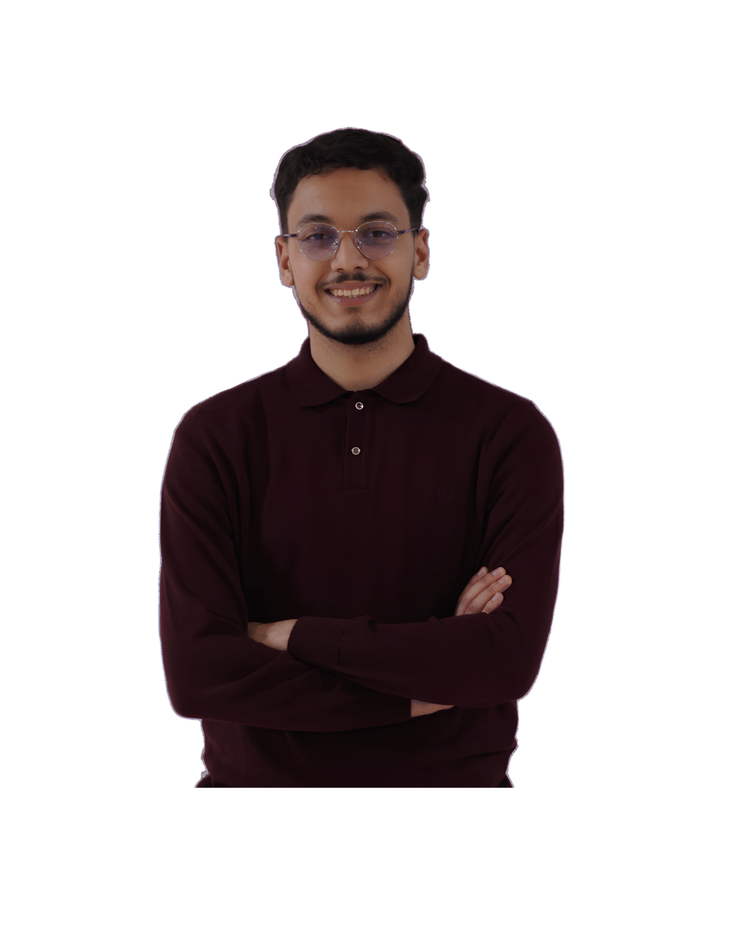
#> input picture public_html/images/Design sans titre.png, 751 x 939 px, shrunk from 1080 x 1350 before the run, found by its file name
$ python remove_bg.py
#> lines starting #> are read from the running program, lines starting #| are printed output that depends on the picture; after the words box and inside, x2 and y2 are one past the last pixel; in counts of white or black regions, pixels touching at a corner belong together
import cv2
import numpy as np
from PIL import Image
from scipy.spatial import cKDTree

def remove_background_and_crop(input_path, output_path):
#> called with input_path = 'public/images/Design sans titre.png', output_path = 'public/images/taha_clean.png'
    img = cv2.imread(input_path)
#> img is the input picture: shape (939, 751, 3); mean B, G, R 194.8, 194.4, 199.5
    img_rgb = cv2.cvtColor(img, cv2.COLOR_BGR2RGB).astype(np.float32)
    h, w, _ = img.shape
#> h = 939; w = 751

    # 1. Connected Component / FloodFill background mask from edges
    is_white = np.all(img_rgb >= 250.0, axis=2).astype(np.uint8)
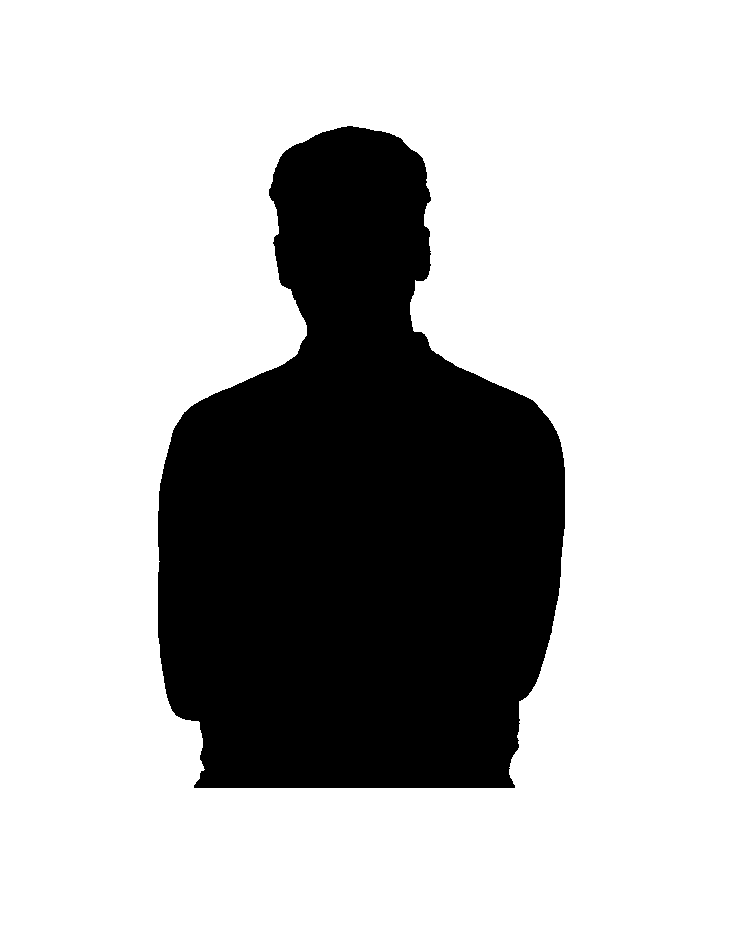
#> is_white: shape (939, 751); values 0 (black) and 1 (white), 73.5% white; 1 black region, box (x1, y1, x2, y2) and area: (158, 126, 565, 788) 186712

    flood_mask = np.zeros((h + 2, w + 2), dtype=np.uint8)
    bg_mask = np.zeros((h, w), dtype=np.uint8)

    for x in range(w):
        if is_white[0, x] and not bg_mask[0, x]:
            cv2.floodFill(is_white, flood_mask, (x, 0), 2)
        if is_white[h-1, x] and not bg_mask[h-1, x]:
            cv2.floodFill(is_white, flood_mask, (x, h-1), 2)
    for y in range(h):
        if is_white[y, 0] and not bg_mask[y, 0]:
            cv2.floodFill(is_white, flood_mask, (0, y), 2)
        if is_white[y, w-1] and not bg_mask[y, w-1]:
            cv2.floodFill(is_white, flood_mask, (w-1, y), 2)

    bg_mask = (is_white == 2).astype(np.uint8) * 255
    raw_fg = (bg_mask == 0).astype(np.uint8) * 255

    # 2. Trimap generation
    kernel = cv2.getStructuringElement(cv2.MORPH_ELLIPSE, (5, 5))
#> kernel = [[0, 0, 1, 0, 0], [1, 1, 1, 1, 1], [1, 1, 1, 1, 1], [1, 1, 1, 1, 1], [0, 0, 1, 0, 0]]
    definite_fg = cv2.erode(raw_fg, kernel, iterations=2)
#> definite_fg: shape (939, 751); 25.3% white; 1 white region, box (x1, y1, x2, y2) and area: (162, 130, 561, 784) 178632
    definite_bg = cv2.dilate(bg_mask, kernel, iterations=1)
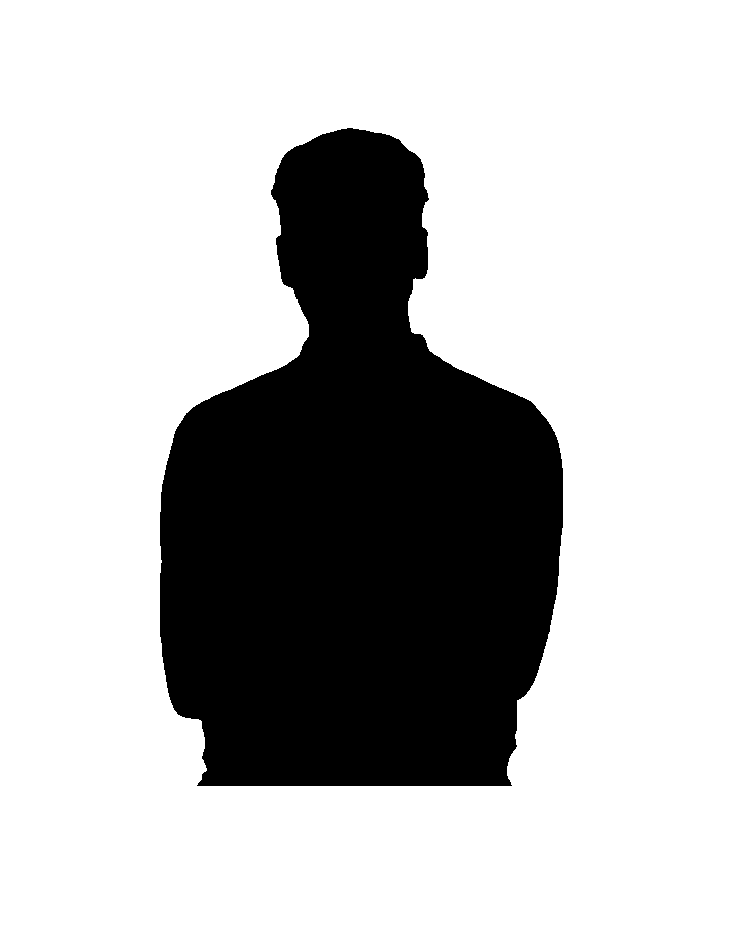
#> definite_bg: shape (939, 751); 74.1% white; 1 black region, box (x1, y1, x2, y2) and area: (160, 128, 563, 786) 182643

    fg_y, fg_x = np.where(definite_fg > 0)
    fg_coords = np.column_stack([fg_y, fg_x])
#> fg_coords = 178632 pairs, first value 130 to 783, second value 162 to 560
    fg_colors = img_rgb[fg_y, fg_x]

    unknown_mask = (definite_fg == 0) & (definite_bg < 255)
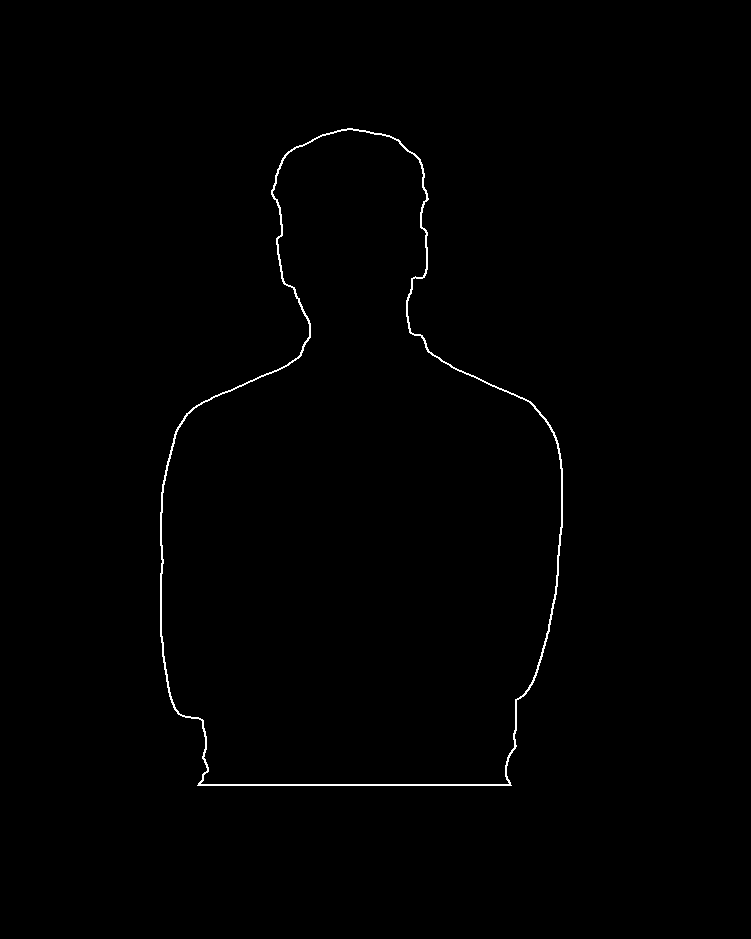
#> unknown_mask: shape (939, 751) bool; 0.57% white in thin lines or dots, all inside (x1, y1, x2, y2) = (160, 128, 563, 786)
    unk_y, unk_x = np.where(unknown_mask)
#> unk_y = 4011 values from 128 to 785; unk_x = 4011 values, max 562 at index 1975, min 160 at index 2153, mean 355.9

    tree = cKDTree(fg_coords)
    _, nearest_idx = tree.query(np.column_stack([unk_y, unk_x]))
#> nearest_idx = 4011 values, max 178631 at index 3376, min 0 at index 0, mean 83562.3

    nearest_F = fg_colors[nearest_idx]
    observed_C = img_rgb[unk_y, unk_x]

    B = np.array([255.0, 255.0, 255.0], dtype=np.float32)
    V = nearest_F - B
    U = observed_C - B

    dot_uv = np.sum(U * V, axis=1)
#> dot_uv = 4011 values, max 177883 at index 1135, min 25323 at index 3325, mean 127897.4
    dot_vv = np.sum(V * V, axis=1) + 1e-6
#> dot_vv = 4011 values, max 184037 at index 1125, min 21747 at index 3318, mean 140498
    alpha = np.clip(dot_uv / dot_vv, 0.0, 1.0)
#> alpha = 4011 values, max 1 at index 34, min 0.388 at index 1119, mean 0.906
    alpha[alpha < 0.08] = 0.0

    alpha_expanded = alpha[:, np.newaxis]
#> alpha_expanded has the same summary as alpha
    unmixed = (observed_C - (1.0 - alpha_expanded) * B) / np.maximum(alpha_expanded, 0.1)
    unmixed = np.clip(unmixed, 0.0, 255.0)

    blend_weight = np.clip((alpha_expanded - 0.08) / 0.25, 0.0, 1.0)
#> blend_weight = 4011 values from 1 to 1
    clean_F = blend_weight * unmixed + (1.0 - blend_weight) * nearest_F

    # Base RGBA before color grading
    base_rgb = np.zeros_like(img_rgb)
    base_alpha = np.zeros((h, w), dtype=np.float32)

    base_rgb[definite_fg > 0] = img_rgb[definite_fg > 0]
    base_alpha[definite_fg > 0] = 1.0

    base_rgb[unk_y, unk_x] = clean_F
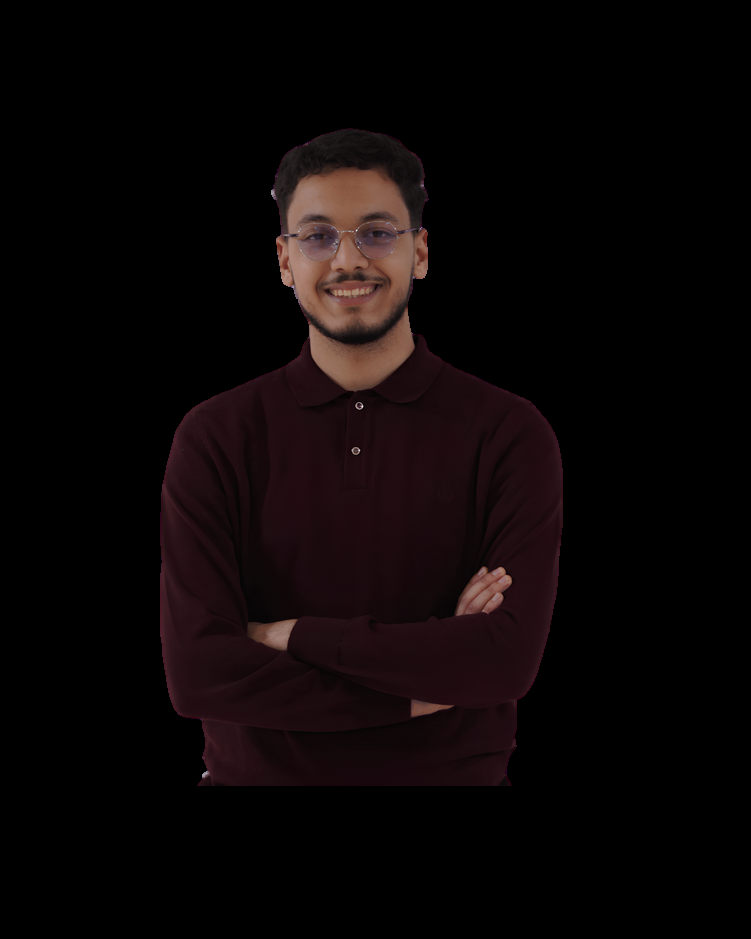
#> base_rgb: shape (939, 751, 3) float32; mean R, G, B 11, 5.9, 6.3
    base_alpha[unk_y, unk_x] = alpha

    # 4. Professional Studio Lighting & Color Grading
    c_norm = base_rgb / 255.0

    # Lift midtones with gamma curve
    gamma = 0.73
    c_lifted = np.power(c_norm, gamma)

    # Exposure boost (+18%)
    c_lifted = c_lifted * 1.18

    # Punchy contrast around anchor 0.38
    c_contrast = 0.38 + (c_lifted - 0.38) * 1.14
    c_contrast = np.clip(c_contrast * 255.0, 0, 255).astype(np.uint8)

    # Vibrant, warm skin tone enhancement
    hsv = cv2.cvtColor(c_contrast, cv2.COLOR_RGB2HSV).astype(np.float32)
    hsv[:, :, 1] = np.clip(hsv[:, :, 1] * 1.22, 0, 255)
    c_warm = cv2.cvtColor(hsv.astype(np.uint8), cv2.COLOR_HSV2RGB).astype(np.float32) / 255.0

    # Studio unsharp mask (clarity & sharpness)
    blurred = cv2.GaussianBlur(c_warm, (0, 0), 1.6)
    c_sharp = cv2.addWeighted(c_warm, 1.38, blurred, -0.38, 0)
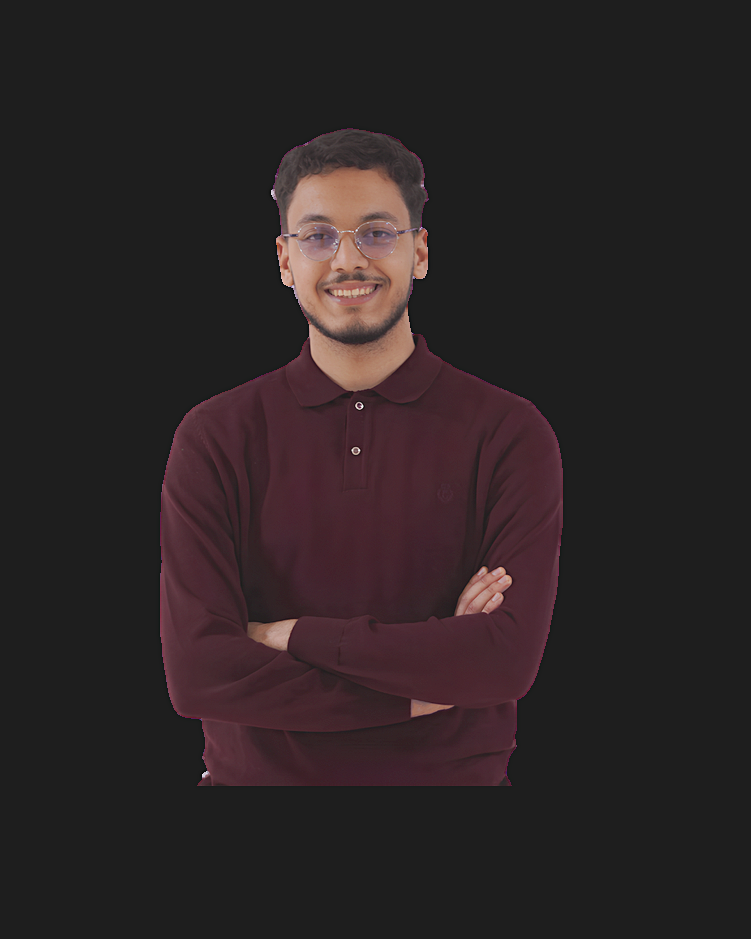
#> c_sharp: shape (939, 751, 3) float32; mean R, G, B 0.0751, 0.0319, 0.0373; drawn with min black and max white
    c_final = np.clip(c_sharp * 255.0, 0, 255).astype(np.uint8)

    final_rgba = np.dstack([c_final, (base_alpha * 255.0).astype(np.uint8)])
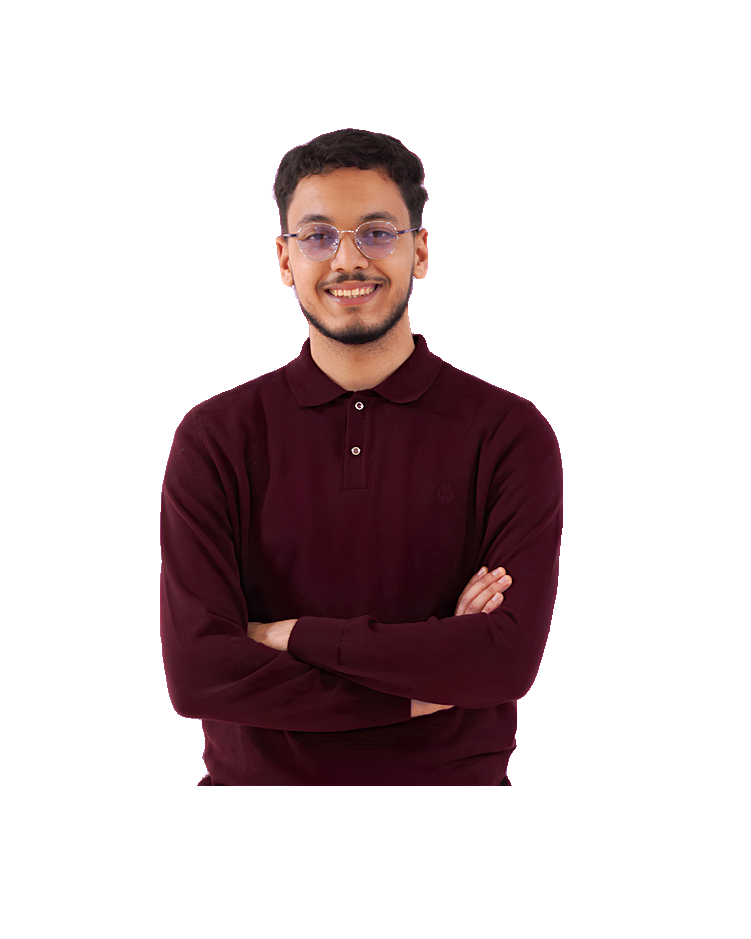
#> final_rgba: shape (939, 751, 4); mean R, G, B, A 19.1, 8, 9.4, 65.9; transparent parts drawn white

    pil_img = Image.fromarray(final_rgba, mode='RGBA')
    bbox = pil_img.getbbox()
#> bbox = (160, 128, 563, 786)
    if bbox:
        cropped = pil_img.crop(bbox)
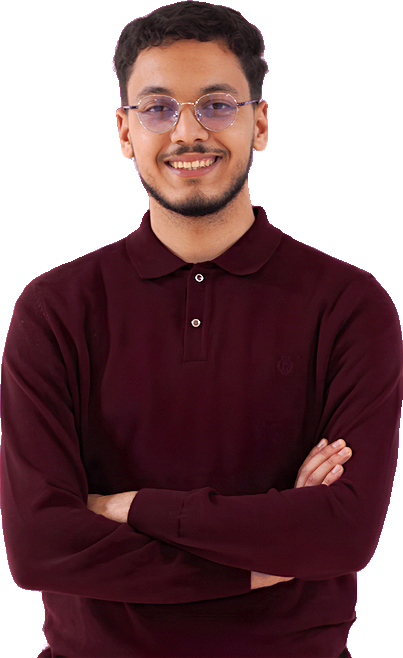
#> cropped: PIL image 403x658 RGBA; mean R, G, B, A 50.8, 21.4, 25, 175.3; transparent parts drawn white
    else:
        cropped = pil_img

    cropped.save(output_path, "PNG")
    print(f"Saved studio matting cutout with lighting grade: size={cropped.size} to {output_path}")
#| Saved studio matting cutout with lighting grade: size=(403, 658) to public/images/taha_clean.png

if __name__ == "__main__":
    remove_background_and_crop("public/images/Design sans titre.png", "public/images/taha_clean.png")
    remove_background_and_crop("public/images/Design sans titre.png", "public/images/taha.png")
#| Saved studio matting cutout with lighting grade: size=(403, 658) to public/images/taha.png
